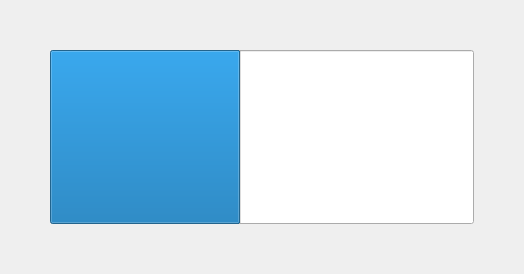
<?xml version="1.0" encoding="UTF-8"?>
<ui version="4.0">
 <class>C_SyvDaItDashboardProgressBarWidget</class>
 <widget class="QWidget" name="C_SyvDaItDashboardProgressBarWidget">
  <property name="geometry">
   <rect>
    <x>0</x>
    <y>0</y>
    <width>524</width>
    <height>274</height>
   </rect>
  </property>
  <property name="windowTitle">
   <string>Form</string>
  </property>
  <layout class="QHBoxLayout" name="horizontalLayout">
   <property name="spacing">
    <number>50</number>
   </property>
   <property name="leftMargin">
    <number>50</number>
   </property>
   <property name="topMargin">
    <number>50</number>
   </property>
   <property name="rightMargin">
    <number>50</number>
   </property>
   <property name="bottomMargin">
    <number>50</number>
   </property>
   <item>
    <widget class="stw::opensyde_gui_elements::C_OgeDashboardProgressBar" name="pc_ProgressBar">
     <property name="sizePolicy">
      <sizepolicy hsizetype="Expanding" vsizetype="Expanding">
       <horstretch>0</horstretch>
       <verstretch>0</verstretch>
      </sizepolicy>
     </property>
     <property name="value">
      <number>45</number>
     </property>
     <property name="alignment">
      <set>Qt::AlignCenter</set>
     </property>
     <property name="textVisible">
      <bool>false</bool>
     </property>
    </widget>
   </item>
  </layout>
 </widget>
 <customwidgets>
  <customwidget>
   <class>stw::opensyde_gui_elements::C_OgeDashboardProgressBar</class>
   <extends>QProgressBar</extends>
   <header>C_OgeDashboardProgressBar.hpp</header>
  </customwidget>
 </customwidgets>
 <resources/>
 <connections/>
</ui>
